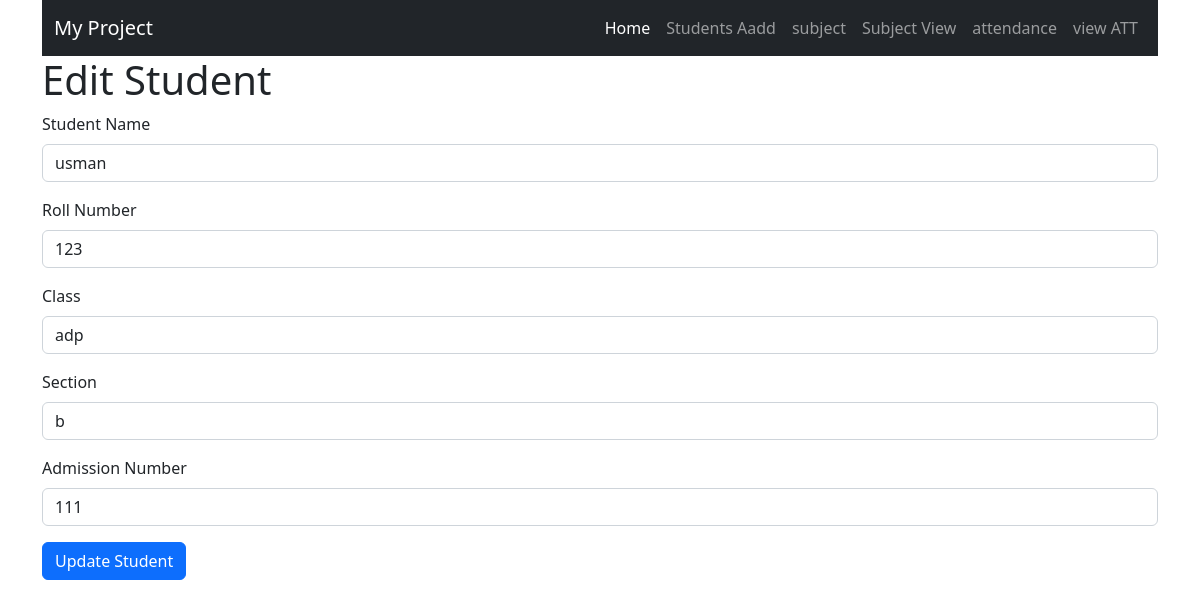
The app's page /edit_student.php?id=6 with its own data.
### tables this page shows
CREATE TABLE `students` (
  `student_id` int(11) NOT NULL,
  `name` varchar(255) NOT NULL,
  `roll_number` varchar(255) NOT NULL,
  `class` varchar(255) NOT NULL,
  `section` varchar(255) NOT NULL,
  `admission_number` varchar(255) NOT NULL
);

### edit_student.php (the view, shortened to what this page needs)
<?php
include('config.php');
$studentId = $_GET['id'];
if (isset($studentId) && is_numeric($studentId)) {
    $sql = "SELECT * FROM students WHERE student_id  = $studentId";
    $result = mysqli_query($conn, $sql);
    $student = mysqli_fetch_assoc($result);
?>
<!DOCTYPE html>
<html lang="en">
<head>
    <link rel="stylesheet" href="https://cdn.jsdelivr.net/npm/bootstrap@5.2.0/dist/css/bootstrap.min.css">
</head>
<body>
<div class="container">
<?php
include('menu.php');
?>
<h1>Edit Student</h1>
<form action="" method="post">
    <div class="mb-3">
        <label for="name" class="form-label">Student Name</label>
        <input type="text" class="form-control" id="name" name="name" value="<?php echo $student['name']; ?>" required>
    </div>
    <div class="mb-3">
        <label for="roll_number" class="form-label">Roll Number</label>
        <input type="text" class="form-control" id="roll_number" name="roll_number" value="<?php echo $student['roll_number']; ?>" required>
    </div>
    <div class="mb-3">
        <label for="class" class="form-label">Class</label>
        <input type="text" class="form-control" id="class" name="class" value="<?php echo $student['class']; ?>" required>
    </div>
    <div class="mb-3">
        <label for="section" class="form-label">Section</label>
        <input type="text" class="form-control" id="section" name="section" value="<?php echo $student['section']; ?>" required>
    </div>
    <div class="mb-3">
    <label for="admission_number" class="form-label">Admission Number</label>
<input type="text" class="form-control" id="admission_number" name="admission_number" value="<?php echo $student['admission_number']; ?>" required>
</div>
<button type="submit" class="btn btn-primary">Update Student</button>
</form>
</div>
</body>
</html>
<?php } else {
echo '<div class="alert alert-danger">Invalid student ID</div>';
} ?>

### records on screen
students: name "usman", roll_number "123", class "adp", section "b", admission_number "111"
